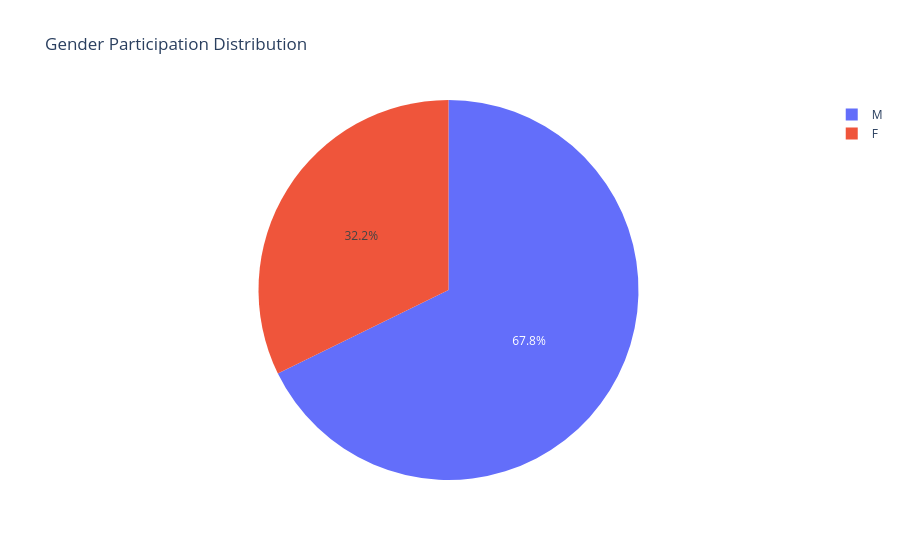

Notebook code for this chart:
### Markdown cell above
#### What is the gender distribution among athletes?

### Code cell
gender_count = df3['athlete_gender'].value_counts()
fig = px.pie(
    values=gender_count.values,
    names=gender_count.index,
    title='Gender Participation Distribution'
)
fig.show()

### Figure 1 — Plotly figure (JSON) as saved in the notebook; plotly's stock layout.template omitted (floating-point values rounded to 4 significant figures)
{"data": [{"domain": {"x": [0, 1], "y": [0, 1]}, "hovertemplate": "label=%{label}<br>value=%{value}<extra></extra>", "labels": ["M", "F"], "legendgroup": "", "name": "", "showlegend": true, "type": "pie", "values": [17520, 8337]}], "layout": {"legend": {"tracegroupgap": 0}, "title": {"text": "Gender Participation Distribution"}}}
